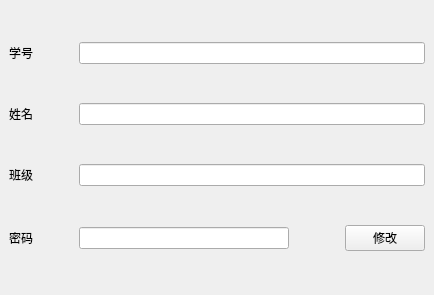
<?xml version="1.0" encoding="UTF-8"?>
<ui version="4.0">
 <class>StudentWindow</class>
 <widget class="QMainWindow" name="StudentWindow">
  <property name="geometry">
   <rect>
    <x>0</x>
    <y>0</y>
    <width>434</width>
    <height>295</height>
   </rect>
  </property>
  <property name="windowTitle">
   <string>MainWindow</string>
  </property>
  <property name="windowIcon">
   <iconset resource="rsc.qrc">
    <normaloff>:/icon/rsc/icon/logo.png</normaloff>:/icon/rsc/icon/logo.png</iconset>
  </property>
  <widget class="QWidget" name="centralwidget">
   <layout class="QVBoxLayout" name="verticalLayout">
    <item>
     <layout class="QHBoxLayout" name="horizontalLayout_4">
      <item>
       <widget class="QLabel" name="label">
        <property name="text">
         <string>学号</string>
        </property>
       </widget>
      </item>
      <item>
       <spacer name="horizontalSpacer_2">
        <property name="orientation">
         <enum>Qt::Horizontal</enum>
        </property>
        <property name="sizeType">
         <enum>QSizePolicy::Minimum</enum>
        </property>
        <property name="sizeHint" stdset="0">
         <size>
          <width>40</width>
          <height>20</height>
         </size>
        </property>
       </spacer>
      </item>
      <item>
       <widget class="QLineEdit" name="editId"/>
      </item>
     </layout>
    </item>
    <item>
     <layout class="QHBoxLayout" name="horizontalLayout_3">
      <item>
       <widget class="QLabel" name="label_2">
        <property name="text">
         <string>姓名</string>
        </property>
       </widget>
      </item>
      <item>
       <spacer name="horizontalSpacer_3">
        <property name="orientation">
         <enum>Qt::Horizontal</enum>
        </property>
        <property name="sizeType">
         <enum>QSizePolicy::Minimum</enum>
        </property>
        <property name="sizeHint" stdset="0">
         <size>
          <width>40</width>
          <height>20</height>
         </size>
        </property>
       </spacer>
      </item>
      <item>
       <widget class="QLineEdit" name="editName"/>
      </item>
     </layout>
    </item>
    <item>
     <layout class="QHBoxLayout" name="horizontalLayout">
      <item>
       <widget class="QLabel" name="label_3">
        <property name="text">
         <string>班级</string>
        </property>
       </widget>
      </item>
      <item>
       <spacer name="horizontalSpacer_4">
        <property name="orientation">
         <enum>Qt::Horizontal</enum>
        </property>
        <property name="sizeType">
         <enum>QSizePolicy::Minimum</enum>
        </property>
        <property name="sizeHint" stdset="0">
         <size>
          <width>40</width>
          <height>20</height>
         </size>
        </property>
       </spacer>
      </item>
      <item>
       <widget class="QLineEdit" name="editClass"/>
      </item>
     </layout>
    </item>
    <item>
     <layout class="QHBoxLayout" name="horizontalLayout_5">
      <item>
       <widget class="QLabel" name="label_4">
        <property name="text">
         <string>密码</string>
        </property>
       </widget>
      </item>
      <item>
       <spacer name="horizontalSpacer_5">
        <property name="orientation">
         <enum>Qt::Horizontal</enum>
        </property>
        <property name="sizeType">
         <enum>QSizePolicy::Minimum</enum>
        </property>
        <property name="sizeHint" stdset="0">
         <size>
          <width>40</width>
          <height>20</height>
         </size>
        </property>
       </spacer>
      </item>
      <item>
       <layout class="QHBoxLayout" name="horizontalLayout_2">
        <item>
         <widget class="QLineEdit" name="editPassword"/>
        </item>
        <item>
         <spacer name="horizontalSpacer">
          <property name="orientation">
           <enum>Qt::Horizontal</enum>
          </property>
          <property name="sizeType">
           <enum>QSizePolicy::Fixed</enum>
          </property>
          <property name="sizeHint" stdset="0">
           <size>
            <width>50</width>
            <height>20</height>
           </size>
          </property>
         </spacer>
        </item>
        <item>
         <widget class="QPushButton" name="btnChange">
          <property name="text">
           <string>修改</string>
          </property>
         </widget>
        </item>
       </layout>
      </item>
     </layout>
    </item>
   </layout>
  </widget>
 </widget>
 <resources>
  <include location="rsc.qrc"/>
 </resources>
 <connections/>
</ui>
